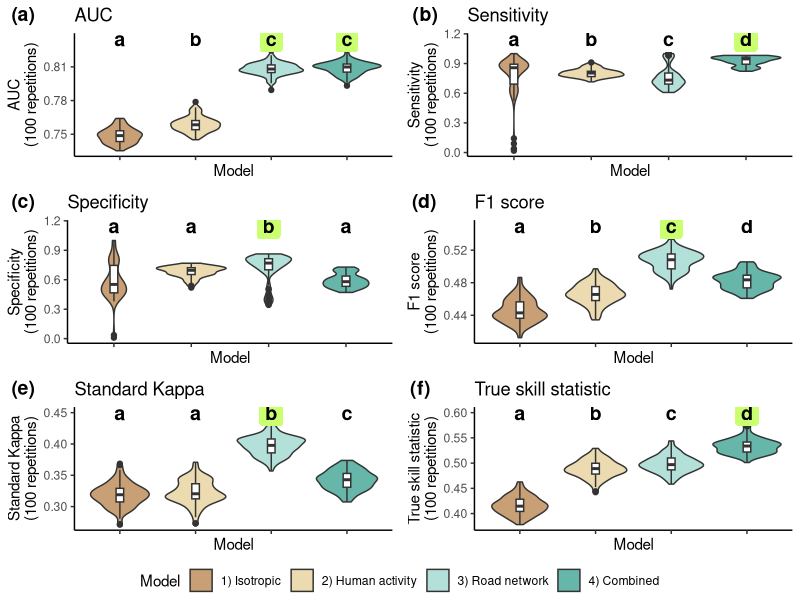

Recreate this plot in R.
#!/usr/bin/env Rscript
# coding: utf-8

suppressWarnings(library("ggplot2"))
suppressWarnings(library("ggpubr"))

### Load the evaluation metrics data ###
load_evaluation_metrics <- function()
{
  #------------------------------------#
  # 1) Load data                       #
  #------------------------------------#
  isotropic        = read.table("4_models_evaluation/1-isotropic/score_distribution.txt", sep=" ", h=T)
  human_activity   = read.table("4_models_evaluation/2-human_activity/score_distribution.txt", sep=" ", h=T)
  road_network     = read.table("4_models_evaluation/3-road_network/score_distribution.txt", sep=" ", h=T)
  combined         = read.table("4_models_evaluation/4-combined/score_distribution.txt", sep=" ", h=T)
  N_isotropic      = length(isotropic[,1])
  N_human_activity = length(human_activity[,1])
  N_road_network   = length(road_network[,1])
  N_combined       = length(combined[,1])
  #------------------------------------#
  # 2) Merge dataframes                #
  #------------------------------------#
  data        = as.data.frame(rbind(isotropic, human_activity, road_network, combined))
  names(data) = names(isotropic)
  data$Model  = c(rep("1) Isotropic", N_isotropic), rep("2) Human activity", N_human_activity), rep("3) Road network", N_road_network), rep("4) Combined", N_combined))
  #------------------------------------#
  # 3) Add sensitivity and specificity #
  #------------------------------------#
  data$Sensitivity = data$TPR
  data$Specificity = 1-data$FPR
  return(data)
}

### Plot score distribution through models ###
plot_score_with_p_values <- function( data, my_comparisons, score_name, score_label, pvalue_size )
{
  p = ggplot(data, aes_string(x="Model", y=score_name, fill="Model")) +
    scale_fill_brewer(palette = "BrBG") +
    geom_boxplot() +
    stat_compare_means(comparisons=my_comparisons, p.adjust.method="bonferroni", method='wilcox.test') +
    xlab("Model") +
    ylab(paste0(score_label, "\n(100 repetitions)")) +
    ggtitle(score_label) +
    theme_classic() +
    theme(axis.text.x=element_blank())
  p$layers[[2]]$aes_params$textsize = pvalue_size
  return(p)
}

### Plot score distribution through models ###
plot_score_with_letters <- function( data, my_comparisons, score_name, score_label, letters, colors, letters_pos )
{
  # letters_pos  = c(mean(data[data$Model=="1) Isotropic", score_name])+letters_shift,
  #                  mean(data[data$Model=="2) Human activity", score_name])+letters_shift,
  #                  mean(data[data$Model=="3) Road network", score_name])+letters_shift,
  #                  mean(data[data$Model=="4) Combined", score_name])+letters_shift)
  letters_size = 5
  p = ggplot(data, aes_string(x="Model", y=score_name)) + #, fill="Model")) +
    scale_fill_brewer(palette = "BrBG") +
    scale_color_brewer(palette = "BrBG") +
    geom_violin(aes(fill=Model), alpha=0.6) +
    geom_boxplot(width=0.1) +
    annotate(geom="label", x=unique(data$Model), y=rep(letters_pos, 4), label=letters, fontface=2, size=letters_size, label.size=NA, fill=colors) +
    xlab("Model") +
    ylab(paste0(score_label, "\n(100 repetitions)")) +
    ggtitle(score_label) +
    theme_classic() +
    theme(axis.text.x=element_blank())
  return(p)
}

### Plot the distributions of evaluation metrics ###
plot_evaluation_metrics_with_p_values <- function()
{
  data = load_evaluation_metrics()
  ###############################
  my_comparisons = list(c("1) Isotropic", "2) Human activity"), c("1) Isotropic", "3) Road network"), c("1) Isotropic", "4) Combined"), c("2) Human activity", "3) Road network"), c("2) Human activity", "4) Combined"), c("3) Road network", "4) Combined"))
  ###############################
  p1 = plot_score_with_p_values(data, my_comparisons, "AUC", "AUC", 2.5)
  p2 = plot_score_with_p_values(data, my_comparisons, "Sensitivity", "Sensitivity", 2.5)
  p3 = plot_score_with_p_values(data, my_comparisons, "Specificity", "Specificity", 2.5)
  p4 = plot_score_with_p_values(data, my_comparisons, "F1", "F1 score", 2.5)
  p5 = plot_score_with_p_values(data, my_comparisons, "KAPPA", "Standard Kappa", 2.5)
  p6 = plot_score_with_p_values(data, my_comparisons, "TSS", "True skill statistic", 2.5)
  ###############################
  p = ggarrange(p1, p2, p3, p4, p5, p6, ncol=2, nrow=3, common.legend = TRUE, legend="bottom", labels=c("(a)","(b)","(c)","(d)","(e)","(f)"))
  return(p)
}

### Plot the distributions of evaluation metrics ###
plot_evaluation_metrics_with_letters <- function()
{
  data = load_evaluation_metrics()
  ###############################
  my_comparisons = list(c("1) Isotropic", "2) Human activity"), c("1) Isotropic", "3) Road network"), c("1) Isotropic", "4) Combined"), c("2) Human activity", "3) Road network"), c("2) Human activity", "4) Combined"), c("3) Road network", "4) Combined"))
  ###############################
  letters = c("a", "b", "c", "c")
  colors  = c("white", "white", "darkolivegreen1", "darkolivegreen1")
  p1      = plot_score_with_letters(data, my_comparisons, "AUC", "AUC", letters, colors, 0.835)
  ###############################
  letters = c("a", "b", "c", "d")
  colors  = c("white", "white", "white", "darkolivegreen1")
  p2      = plot_score_with_letters(data, my_comparisons, "Sensitivity", "Sensitivity", letters, colors, 1.15)
  ###############################
  letters = c("a", "a", "b", "a")
  colors  = c("white", "white", "darkolivegreen1", "white")
  p3      = plot_score_with_letters(data, my_comparisons, "Specificity", "Specificity", letters, colors, 1.15)
  ###############################
  letters = c("a", "b", "c", "d")
  colors  = c("white", "white", "darkolivegreen1", "white")
  p4      = plot_score_with_letters(data, my_comparisons, "F1", "F1 score", letters, colors, 0.55)
  ###############################
  letters = c("a", "a", "b", "c")
  colors  = c("white", "white", "darkolivegreen1", "white")
  p5      = plot_score_with_letters(data, my_comparisons, "KAPPA", "Standard Kappa", letters, colors, 0.45)
  ###############################
  letters = c("a", "b", "c", "d")
  colors  = c("white", "white", "white", "darkolivegreen1")
  p6      = plot_score_with_letters(data, my_comparisons, "TSS", "True skill statistic", letters, colors, 0.60)
  ###############################
  p = ggarrange(p1, p2, p3, p4, p5, p6, ncol=2, nrow=3, common.legend = TRUE, legend="bottom", labels=c("(a)","(b)","(c)","(d)","(e)","(f)"))
  return(p)
}

##################
#      MAIN      #
##################

args    = commandArgs(trailingOnly = TRUE)
WORKDIR = args[1]
setwd(WORKDIR)

p = plot_evaluation_metrics_with_letters()
ggsave("figures/Figure4.pdf", p, width=7, height=8, units="in")

